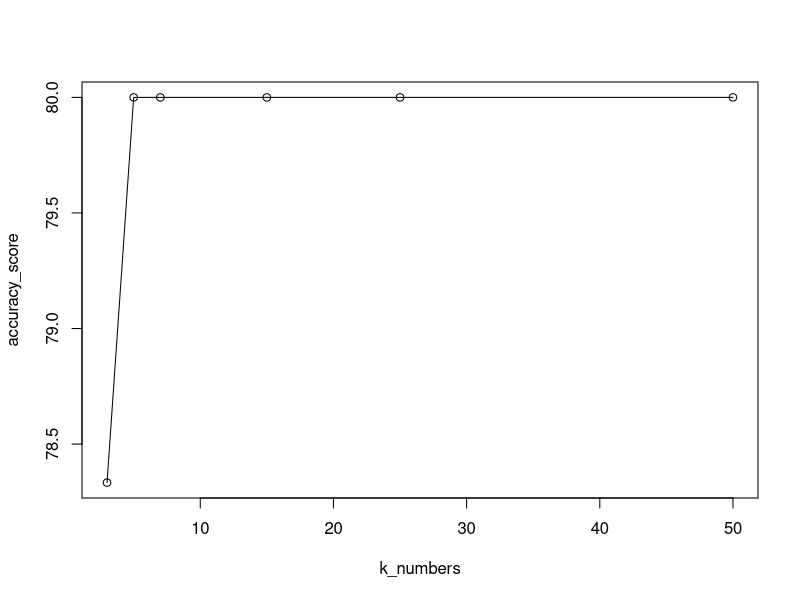

Source code (R):
## ---- chunk 1
#load dataset
library(tidyverse)
knn.data <- read.csv("icu.csv")
head(knn.data)



## ---- chunk 2
#look to see datatypes
str(knn.data)

## ---- chunk 3
# create COMA feature
knn.data <- mutate(knn.data, COMA=ifelse(LOC==2, 1, 0))
head(knn.data)

## ---- chunk 4
# change class from numerical to categorical
unique(knn.data$STA)
knn.data$STA <- factor(knn.data$STA)

## ---- chunk 5
# keep 5 features
features <- c('TYP', 'AGE', 'INF', 'COMA', 'STA')
knn.df <- knn.data[features]
head(knn.df)

## ---- chunk 6
euclideanDist <- function(a, b){
  d = 0
  for(i in c(1:(length(a)) ))
  {
    d = d + (a[[i]]-b[[i]])^2
  }
  d = sqrt(d)
  return(d)
}

knn_predict2 <- function(test_data, train_data, k_value, labelcol){
  pred <- c()  #empty pred vector 
  #LOOP-1
  for(i in c(1:nrow(test_data))){   #looping over each record of test data
    eu_dist =c()          #eu_dist & eu_char empty  vector
    eu_char = c()
    good = 0              #good & bad variable initialization with 0 value
    bad = 0
    
    #LOOP-2-looping over train data 
    for(j in c(1:nrow(train_data))){
 
      #adding euclidean distance b/w test data point and train data to eu_dist vector
      eu_dist <- c(eu_dist, euclideanDist(test_data[i,-c(labelcol)], train_data[j,-c(labelcol)]))
 
      #adding class variable of training data in eu_char
      eu_char <- c(eu_char, as.character(train_data[j,][[labelcol]]))
    }
    
    eu <- data.frame(eu_char, eu_dist) #eu dataframe created with eu_char & eu_dist columns
 
    eu <- eu[order(eu$eu_dist),]       #sorting eu dataframe to gettop K neighbors
    eu <- eu[1:k_value,]               #eu dataframe with top K neighbors
 
    tbl.sm.df<-table(eu$eu_char)
    cl_label<-  names(tbl.sm.df)[[as.integer(which.max(tbl.sm.df))]]
    
    pred <- c(pred, cl_label)
    }
    return(pred) #return pred vector
  }
  

accuracy <- function(test_data,labelcol,predcol){
  correct = 0
  for(i in c(1:nrow(test_data))){
    if(test_data[i,labelcol] == test_data[i,predcol]){ 
      correct = correct+1
    }
  }
  accu = (correct/nrow(test_data)) * 100  
  return(accu)
}


## ---- chunk 7
#load data
labelcol <- 5 # for df it is the fifth col 
predictioncol<-labelcol+1

## ---- chunk 8

# create train/test partitions
set.seed(2)
n<-nrow(knn.df)
knn.df<- knn.df[sample(n),]

train.df <- knn.df[1:as.integer(0.7*n),]

## ---- chunk 9

K = 3 # number of neighbors to determine the class
table(train.df[,labelcol])
test.df <- knn.df[as.integer(0.7*n +1):n,]
table(test.df[,labelcol])
predictions <- knn_predict2(test.df, train.df, K,labelcol) #calling knn_predict()
test.df[,predictioncol] <- predictions #Adding predictions in test data as 7th column
print(accuracy(test.df,labelcol,predictioncol))
table(test.df[[predictioncol]],test.df[[labelcol]])
accuracy_score_3 <- accuracy(test.df,labelcol,predictioncol) # create accuracy score object for further plotting
## ---- chunk 10

K = 5 # number of neighbors to determine the class
table(train.df[,labelcol])
test.df <- knn.df[as.integer(0.7*n +1):n,]
table(test.df[,labelcol])
predictions <- knn_predict2(test.df, train.df, K,labelcol)
test.df[,predictioncol] <- predictions #Adding predictions in test data as 7th column
print(accuracy(test.df,labelcol,predictioncol))
table(test.df[[predictioncol]],test.df[[labelcol]])
accuracy_score_5 <- accuracy(test.df,labelcol,predictioncol) # create accuracy score object for further plotting

## ---- chunk 11
K = 7 # number of neighbors to determine the class
table(train.df[,labelcol])
test.df <- knn.df[as.integer(0.7*n +1):n,]
table(test.df[,labelcol])
predictions <- knn_predict2(test.df, train.df, K,labelcol)
test.df[,predictioncol] <- predictions #Adding predictions in test data as 7th column
print(accuracy(test.df,labelcol,predictioncol))
table(test.df[[predictioncol]],test.df[[labelcol]])
accuracy_score_7 <- accuracy(test.df,labelcol,predictioncol) # create accuracy score object for further plotting

## ---- chunk 12

K = 15 # number of neighbors to determine the class
table(train.df[,labelcol])
test.df <- knn.df[as.integer(0.7*n +1):n,]
table(test.df[,labelcol])
predictions <- knn_predict2(test.df, train.df, K,labelcol)
test.df[,predictioncol] <- predictions #Adding predictions in test data as 7th column
print(accuracy(test.df,labelcol,predictioncol))
table(test.df[[predictioncol]],test.df[[labelcol]])
accuracy_score_15 <- accuracy(test.df,labelcol,predictioncol) # create accuracy score object for further plotting


## ---- chunk 13

K = 25 # number of neighbors to determine the class
table(train.df[,labelcol])
test.df <- knn.df[as.integer(0.7*n +1):n,]
table(test.df[,labelcol])
predictions <- knn_predict2(test.df, train.df, K,labelcol)
test.df[,predictioncol] <- predictions #Adding predictions in test data as 7th column
print(accuracy(test.df,labelcol,predictioncol))
table(test.df[[predictioncol]],test.df[[labelcol]])
accuracy_score_25 <- accuracy(test.df,labelcol,predictioncol) # create accuracy score object for further plotting
## ---- chunk 14

K = 50 # number of neighbors to determine the class
table(train.df[,labelcol])
test.df <- knn.df[as.integer(0.7*n +1):n,]
table(test.df[,labelcol])
predictions <- knn_predict2(test.df, train.df, K,labelcol)
test.df[,predictioncol] <- predictions #Adding predictions in test data as 7th column
print(accuracy(test.df,labelcol,predictioncol))
table(test.df[[predictioncol]],test.df[[labelcol]])
accuracy_score_50 <- accuracy(test.df,labelcol,predictioncol) # create accuracy score object for further plotting

## ---- chunk 15

accuracy_score <- c(accuracy_score_3, accuracy_score_5, accuracy_score_7, accuracy_score_15, accuracy_score_25, accuracy_score_50)
k_numbers <- c(3,5,7,15,25,50)
plot(k_numbers, accuracy_score)
lines(k_numbers, accuracy_score)

